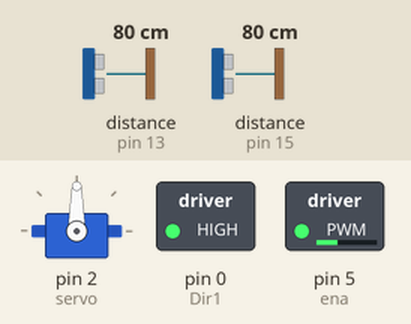
Simulated run of this sketch. Board: Arduino Uno, built with avr-gcc and run on an emulated ATmega328P. On the bench: servo, switched loads named in the sketch (green lamp = pin HIGH). Wiring (inferred from the names in the program): 2 × ultrasonic range finder: trigger pin 12, echo pin 13 / trigger pin 14, echo pin 15. The inputs (shaded band) are chosen by the test bench; at power-on: distance to the obstacle (sensors on pin 13, pin 15) 80 cm. The echo pulse lasts 58.3 µs per cm; no MQTT or app messages arrive unless stated; pins used as bus, display or sensor lines are not drawn.

Above: at 4.3 s.
4.4 s: distance to the obstacle (sensor on pin 13) set to 14 cm
5.9 s: distance to the obstacle (sensor on pin 13) set to 11 cm
At 7.5 s:
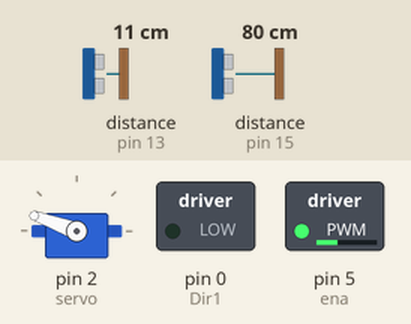
At 8.5 s:
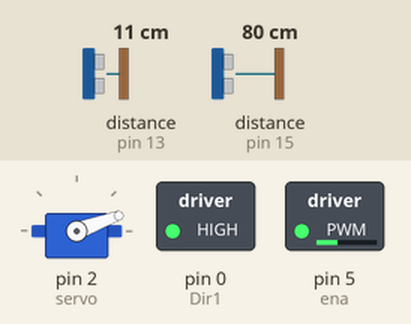
8.9 s: distance to the obstacle (sensor on pin 15) set to 2 cm
At 11.8 s:
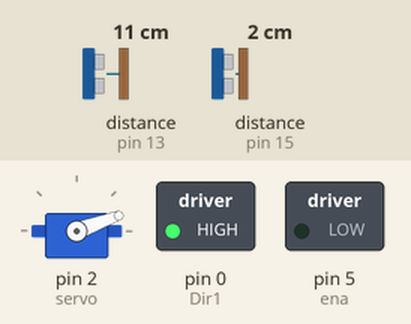
11.9 s: distance to the obstacle (sensor on pin 15) set to 18 cm
14.9 s: distance to the obstacle (sensor on pin 15) set to 4 cm
Timing chart, 0 to 18.9 s (numbered marks = the images above; inputs shaded):
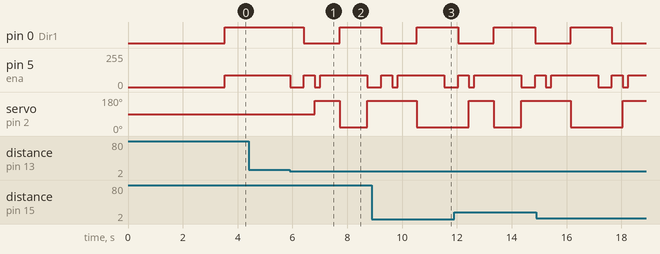

The sketch:

Labyrint.ino
```cpp
typedef enum RobotStates {                          //Mina states
  Start, FrontWall, FRWD, TurnLeft, BackFromWall
};
RobotStates RState; //Döper om RobotStates för att göra det enklare

#include "EspMQTTClient.h"
#include <Servo.h> //Tar med library Servo

#define TRIG_1 12 //Framsensors trigger
#define ECHO_1 13 //Framsensors echo
#define TRIG_2 14 //Högersensors trigger
#define ECHO_2 15 //Högersensors echo

void onConnectionEstablished();
EspMQTTClient client(        //För att koppla till nätvärket med vår mikrokontroller
  "ABBIndgymIoT_2.4GHz",    // Wifi ssid
  "ValkommenHit!",         // Wifi password
  "192.168.0.112",        // MQTT broker ip
  1883,                  // MQTT broker port
  "jocke",                 // MQTT username
  "apa",                     // MQTT password
  "lyssnarlasse",           // Client name
  onConnectionEstablished, // Connection established callback
  true,                   // Enable web updater
  true                   // Enable debug messages
);
void onConnectionEstablished(){}

Servo servo; //Gör om library Servo till variabel servo
int ena = 5, Dir1 = 0;  //Som #define, säger att min motor ligger på D1 och direktion på D3
int distF, distR; //Gör variabler som sen ska användas
int Speed = 600; //Min hastighet
int servoR = 160;  //Servovärdet åt höger
int servoS = 90;  //Servovärdet fram
int servoL = 20; //Servovärdet åt vänster
int lengthFram = 12; //Distansen som framsensorn måste vara större än
int lengthRight = 10; //Distansen som högersensorn måste vara större än
unsigned long currentMillis = 0,diffMillis = 0, previousMillis = 0; //Variabler för tid

boolean timeLimit(int interval) {  //Tidsfunktion, håller tid istället för delay() som stänger allt
  currentMillis = millis();
  diffMillis = currentMillis - previousMillis;
  if(diffMillis > interval) {
    previousMillis = currentMillis;
    return true;
  }
  else return false;
}

void setup(){ //Setup för all hårdvara
  pinMode(ena, OUTPUT); //Till Motorn
  pinMode(Dir1, OUTPUT);  //Till Motorn
  pinMode(TRIG_1, OUTPUT);   //Till framsensorn
  pinMode(ECHO_1, INPUT);   //Till framsensorn
  pinMode(TRIG_2, OUTPUT); //Till högersensorn
  pinMode(ECHO_2, INPUT); //Till högersensorn
  servo.attach(2); //Pin för servo = D4
  RState = Start; //Vilken state vi ska till först
}

void loop (){
  client.loop(); //Connectar till nätverket
  dist_fram(); //Anropar alla distanser, fram och höger
  switch(RState){ //Går till robotstates

    case Start:   //Startstate, sätter allt i ordning endast en gång
      servo.write(servoS); //Vrider servot rakt
      delay(2000);
      RState = FrontWall; //Byter state för att hitta framvägg
    break;

    case FrontWall: //State för att hitta vägg framför bilen
      client.publish("mess", "Åker fram");
      analogWrite(ena, Speed); //Åker fram
      digitalWrite(Dir1, HIGH);
      if (distF < lengthFram){ //Tills den hittar en vägg framför sig
        previousMillis = currentMillis; //Reseta tiden
        RState = BackFromWall; //Byter state till att backa
      }

      if (timeLimit(8000) == true){ //Eller tills det gått 8 sekunder
        RState = BackFromWall; //Byter state till att backa
      }
    break;

    case BackFromWall: //State för när bilen är för nära väggen
      client.publish("mess", "Backar");
      analogWrite(ena, 0); //Stanner
      delay(500);
      analogWrite(ena, Speed); //Backar i 0,4 sekunder
      digitalWrite(Dir1, LOW);
      delay(400);
      analogWrite(ena, 0); //Stanner igen
      servo.write(servoR); //Vrider till höger för att sedan backa ut bra
      delay(200);
      analogWrite(ena, Speed); //Backar i 0,7 s
      digitalWrite(Dir1, LOW);
      delay(700);
      RState = TurnLeft; //Nytt state för att svänga vänster
    break;

    case TurnLeft:  //Efter backning körs denna state/case
      client.publish("mess", "Svänger");
      servo.write(servoL); //Vrider servot åt vänster
      analogWrite(ena, Speed); //Åker rakt fram
      digitalWrite(Dir1, HIGH);
      delay(1000);
      client.publish("mess", "Åker fram");
      RState = FRWD; //Byter state till att åka fram
    break;

    case FRWD: //Case för att åka framåt och leta efter vägg på höger sida
      servo.write(servoS); //Sätter sig rakt
      analogWrite(ena, Speed); //Åker rakt fram
      digitalWrite(Dir1, HIGH);
      if (distR < lengthRight) {  //Om den åker för nära väggen, sväng lite åt vänster
        servo.write(servoL);
      }

      if (distR > lengthRight){ //Om den är för långt från väggen, sväng höger
        servo.write(servoR);
      }

      if (distF < lengthFram){ //Om den åker för nära en vägg framifrån
        previousMillis = currentMillis; //Reseta tiden
        RState = BackFromWall; //Nytt state för att backa
      }

      if (timeLimit(12000) == true){ //Eller om den åkt för länge, den har då fastnat
        RState = BackFromWall;  //Nytt state för att backa
      }
    break;
  }
}

void dist_fram(){ //Funktion för framsensorn
  long durF; //Min duration variabel
  digitalWrite(TRIG_1, LOW); //Fixar signalerna för sonicsensorn
  delayMicroseconds(2);
  digitalWrite(TRIG_1, HIGH);
  delayMicroseconds(10);
  digitalWrite(TRIG_1, LOW);
  durF = pulseIn(ECHO_1, HIGH); //Tar in sista signalen från sensorn som är avståndet
  distF = (durF/2) / 29.1; //Delar på 2 och 29.1 för att få avståndet i cm
  dist_right(); //I slutet av funktionen anropas högersensor funktionen
}

void dist_right(){ //Exakt samma sak som funktionen innan för framsensorn, skillnad är att ingen funktion anropas efter slutet
  long durR;
  digitalWrite(TRIG_2, LOW);
  delayMicroseconds(2);
  digitalWrite(TRIG_2, HIGH);
  delayMicroseconds(10);
  digitalWrite(TRIG_2, LOW);
  durR = pulseIn(ECHO_2, HIGH);
  distR = (durR/2) / 29.1;
}
```

Measured:
- the behaviour switches between 13 and 12 cm on distance to the obstacle (sensor on pin 13) (found by bisection; images 0 and 1)
- after the input at 4.4 s, every drawn part: stays the same
- after the input at 5.9 s, pin 0 (Dir1): HIGH → LOW after 0.51 s instead of 2.6 s; servo on pin 2 (servo): 90° → 160° after 0.91 s, → 20° 0.91 s later, → 160° 1.0 s later
- after the input at 8.9 s, servo on pin 2 (servo): goes on until 10.5 s, then stays 20°
